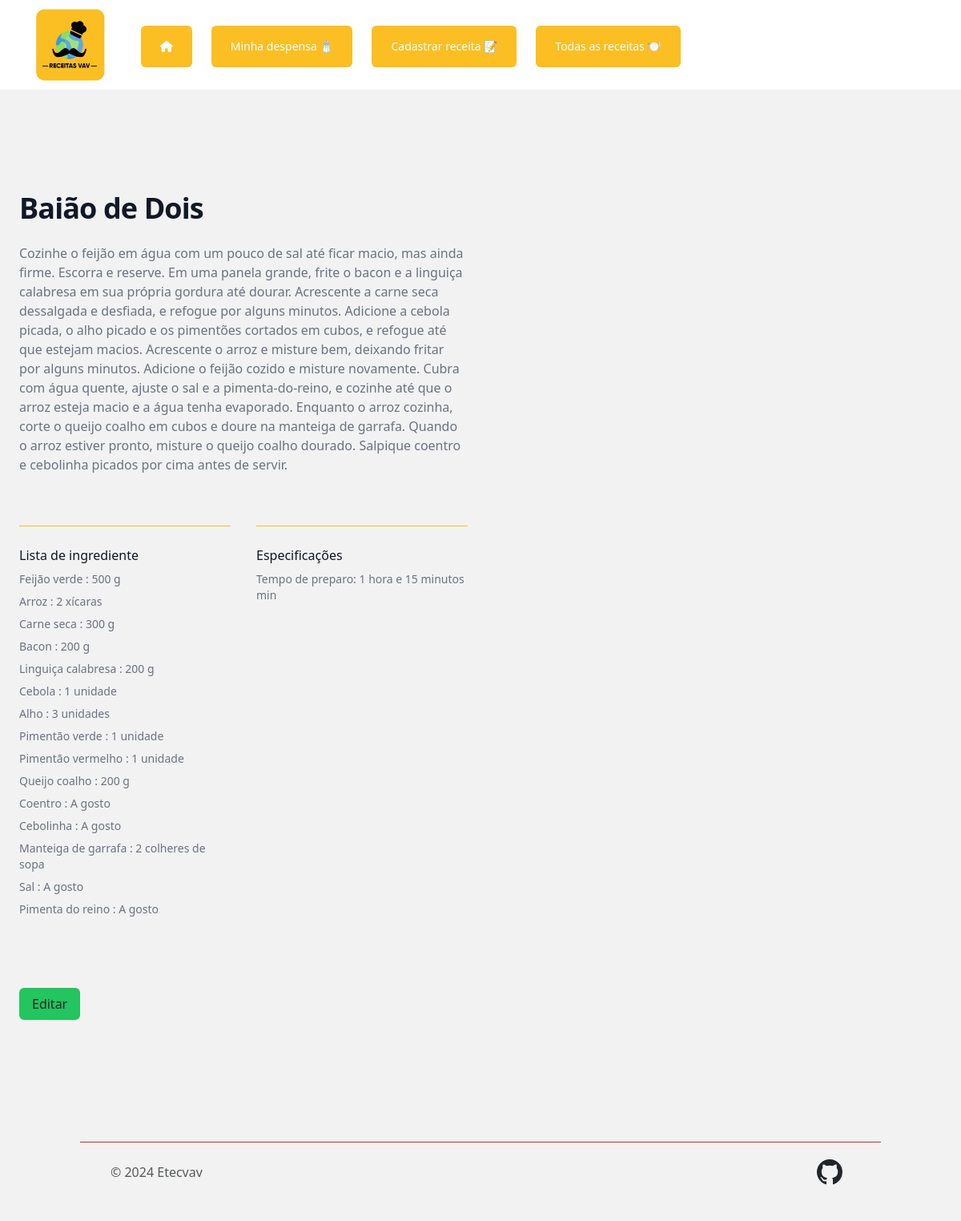
Page /receita/23 on the committed database.
### app.py (models this page shows, shortened)
class receitas(db.Model):
  __tablename__ = 'receitas'
  idReceita = db.Column(Integer, primary_key=True, autoincrement=True)
  nomeReceita = db.Column(String(30))
  preparo = db.Column(String(760))
  imagem = db.Column(db.String(120))
  tempo = db.Column(db.String(50))
  descricao = db.Column(db.String(50))
  ingredientes = relationship('ingredientes', back_populates='receita')

class ingredientes(db.Model):
    __tablename__ = 'ingredientes'
    idIngrediente = db.Column(Integer, primary_key=True, autoincrement=True)
    quantidade = db.Column(String(100))
    nomeIngrediente = db.Column(String(30))
    idReceita = db.Column(Integer, ForeignKey('receitas.idReceita'), nullable=False)
    receita = relationship('receitas', back_populates='ingredientes')

### app.py (the view)
@app.route('/receita/<int:idReceita>', methods=['GET', 'POST'])
def receita(idReceita):
  receitasComIngredientes = getReceitaComIngredientesPorId(idReceita)
  return render_template('receita.html', receitasComIngredientes = receitasComIngredientes)

### app.py (called while the page is built)
def getReceitaComIngredientesPorId(idReceita):
    consulta = db.session.query(receitas, ingredientes.nomeIngrediente, ingredientes.quantidade).\
        join(ingredientes).\
        filter(receitas.idReceita == idReceita).\
        all()
    receitas_com_ingredientes = {}
    for receita, ingrediente, quantidade in consulta:
        if receita.idReceita not in receitas_com_ingredientes:
            receitas_com_ingredientes[receita.idReceita] = {
                'receita': receita,
                'ingredientes': []
            }
        receitas_com_ingredientes[receita.idReceita]['ingredientes'].append({
            'nomeIngrediente': ingrediente,
            'quantidade': quantidade
        })
    return list(receitas_com_ingredientes.values())

### templates/receita.html (shortened to what this page needs)
{% extends 'base.html' %}
{% block conteudo %}
  <div class="mx-auto grid max-w-2xl grid-cols-1 items-center gap-x-8 gap-y-16 px-4 py-24 sm:px-6 sm:py-32 lg:max-w-7xl lg:grid-cols-2 lg:px-8">
    {% for receita in receitasComIngredientes %}
    <div>
      <h2 class="text-3xl font-bold tracking-tight text-gray-900 sm:text-4xl">{{receita.receita.nomeReceita}}</h2>
      <p class="mt-4 text-gray-500">{{receita.receita.preparo}}</p>
      <dl class="mt-16 grid grid-cols-1 gap-x-6 gap-y-10 sm:grid-cols-2 sm:gap-y-16 lg:gap-x-8">
        <div class="border-t border-amber-400 pt-4">
          <dt class="font-medium text-gray-900">Lista de ingrediente</dt>
          {% for ingrediente in receita.ingredientes %}
              <dd class="mt-2 text-sm text-gray-500">{{ingrediente.nomeIngrediente.capitalize()}} : {{ingrediente.quantidade.capitalize()}}</dd>
          {% endfor %}
        </div>
        <div class="border-t border-amber-400 pt-4">
          <dt class="font-medium text-gray-900">Especificações</dt>
          <dd class="mt-2 text-sm text-gray-500">Tempo de preparo: {{receita.receita.tempo}} min</dd>
        </div>
      </dl>
    </div>
    <div>
    <a href="/editar/{{ receita.receita.idReceita }}" class="inline-block rounded-md px-3 py-2 bg-green-500 hover:bg-green-600 mt-4">Editar</a>
    </div>
  </div>
  {% endfor %}
{% endblock conteudo %}

### rows in the picture
receitas: receita.nomeReceita "Baião de Dois", receita.preparo "Cozinhe o feijão em água com um pouco de sal até ficar macio, mas ainda firme. Escorra e reserve. Em uma panela grande, frite o bacon e a linguiça calabresa em sua própria gordura até dourar. Acrescente a carne seca dessalgada e desfiada, e refogue por alguns minutos. Adicione a cebola picada, o alho picado e os pimentões cortados em cubos, e refogue até que estejam macios. Acrescente o arroz e misture bem, deixando fritar por alguns minutos. Adicione o feijão cozido e misture novamente. Cubra com água quente, ajuste o sal e a pimenta-do-reino, e cozinhe até que o arroz esteja macio e a água tenha evaporado. Enquanto o arroz cozinha, corte o queijo coalho em cubos e doure na manteiga de…", receita.tempo "1 hora e 15 minutos"
ingredientes: nomeIngrediente "Feijão verde", quantidade "500 g"
ingredientes: nomeIngrediente "Arroz", quantidade "2 xícaras"
ingredientes: nomeIngrediente "Carne seca", quantidade "300 g"
ingredientes: nomeIngrediente "Bacon", quantidade "200 g"
ingredientes: nomeIngrediente "Linguiça calabresa", quantidade "200 g"
ingredientes: nomeIngrediente "Cebola", quantidade "1 unidade"
ingredientes: nomeIngrediente "Alho", quantidade "3 unidades"
ingredientes: nomeIngrediente "Pimentão verde", quantidade "1 unidade"
ingredientes: nomeIngrediente "Pimentão vermelho", quantidade "1 unidade"
ingredientes: nomeIngrediente "Queijo coalho", quantidade "200 g"
ingredientes: nomeIngrediente "Coentro", quantidade "A gosto"
ingredientes: nomeIngrediente "Cebolinha", quantidade "A gosto"
ingredientes: nomeIngrediente "Manteiga de garrafa", quantidade "2 colheres de sopa"
ingredientes: nomeIngrediente "Sal", quantidade "A gosto"
ingredientes: nomeIngrediente "Pimenta do reino", quantidade "A gosto"
